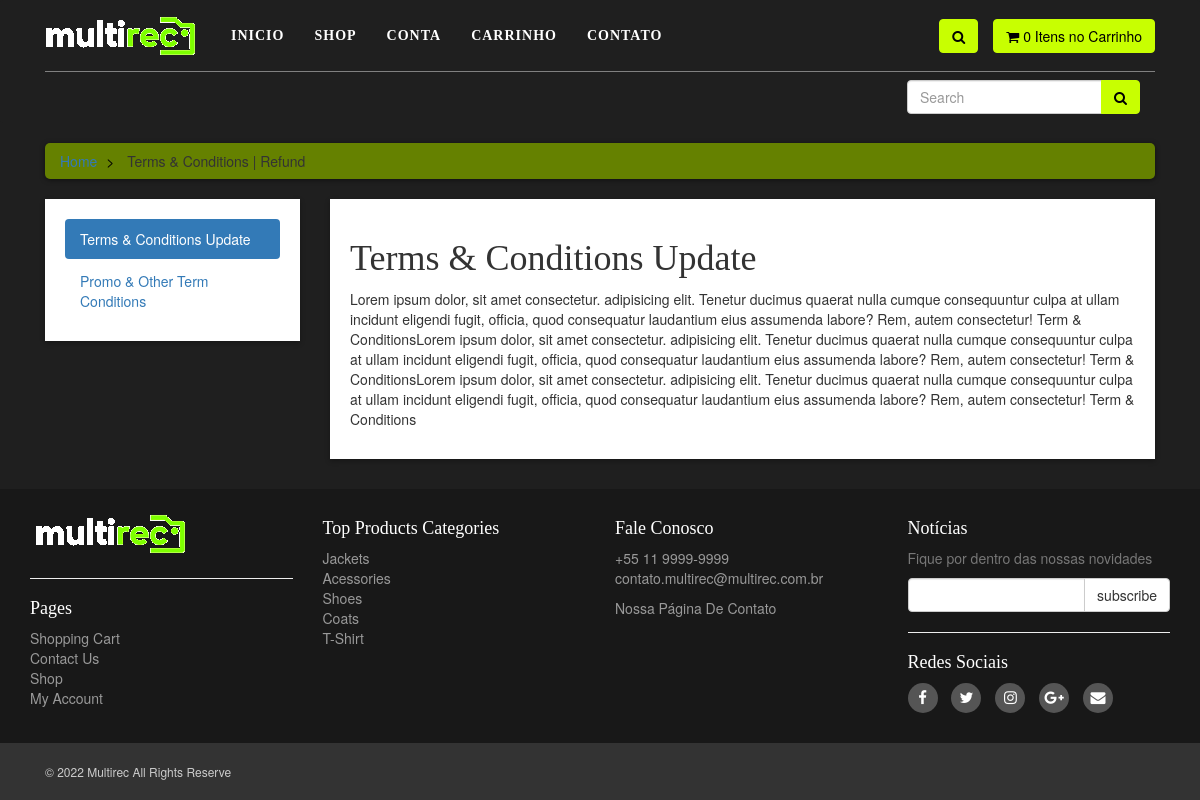
Page /terms.php on the earlier database version.
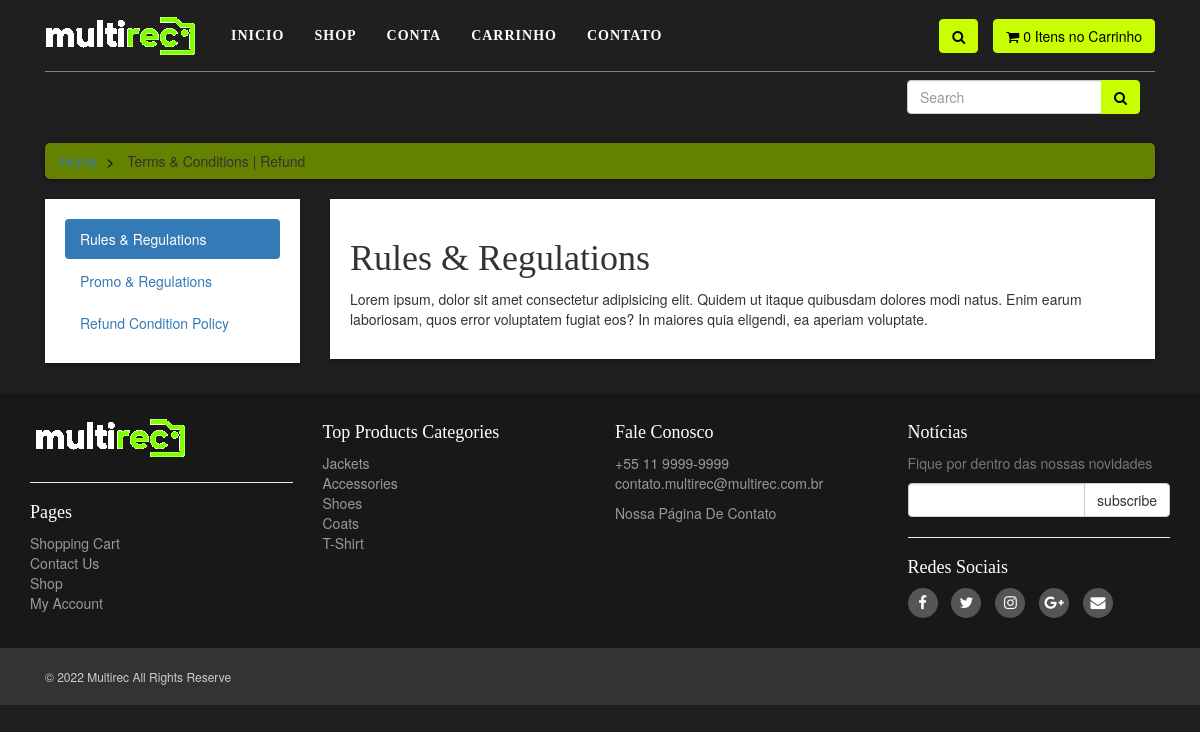
Same page on the later database version.
### tables this page shows
CREATE TABLE `terms` (
  `term_id` int(10) NOT NULL,
  `term_title` varchar(100) NOT NULL,
  `term_link` varchar(100) NOT NULL,
  `term_desc` text NOT NULL
);

CREATE TABLE `product_categories` (
  `p_cat_id` int(10) NOT NULL,
  `p_cat_title` text NOT NULL,
  `p_cat_top` text NOT NULL,
  `p_cat_image` text NOT NULL
);

### terms.php (the view, shortened to what this page needs)
<?php
$active = 'Shop';
include("includes/header.php");
?>
<div id="content">
    <div class="container">
        <div class="col-md-12">
            <ul class="breadcrumb">
                <li>
                    <a href="index.php">Home</a>
                </li>
                <li>
                    Terms & Conditions | Refund
                </li>
            </ul>
        </div>
        <div class="col-md-3">
            <div class="box">
                <ul class="nav nav-pills nav-stacked">
                    <?php
                    $get_terms = "select * from terms LIMIT 0,1";
                    $run_terms = mysqli_query($con, $get_terms);
                    while ($row_terms = mysqli_fetch_array($run_terms)) {
                        $term_title = $row_terms['term_title'];
                        $term_link = $row_terms['term_link'];
                    ?>
                    <li class="active">
                        <a data-toggle="pill" href="#<?php echo $term_link ?>" target="_blank"
                            rel="noopener noreferrer">
                            <?php echo $term_title; ?>
                        </a>
                    </li>
                    <?php } ?>
                    <?php
                    $count_terms = "select * from terms ";
                    $run_count_terms = mysqli_query($con, $count_terms);
                    $count = mysqli_num_rows($run_count_terms);
                    $get_terms = "select * from terms LIMIT 1,$count";
                    $run_terms = mysqli_query($con, $get_terms);
                    while ($row_terms = mysqli_fetch_array($run_terms)) {
                        $term_title = $row_terms['term_title'];
                        $term_link = $row_terms['term_link'];
                    ?>
                    <li>
                        <a data-toggle="pill" href="#<?php echo $term_link ?>" rel="noopener noreferrer">
                            <?php echo $term_title; ?>
                        </a>
                    </li>
                    <?php } ?>
                </ul>
            </div>
        </div>
        <div class="col-md-9">
            <div class="box">
                <div class="tab-content">
                    <?php
                    $get_terms = "select * from terms LIMIT 0,1";
                    $run_terms = mysqli_query($con, $get_terms);
                    while ($row_terms = mysqli_fetch_array($run_terms)) {
                        $term_title = $row_terms['term_title'];
                        $term_desc = $row_terms['term_desc'];
                        $term_link = $row_terms['term_link'];
                    ?>
                    <div id="<?php echo $term_link ?>" class="tab-pane fade in active">
                        <h1 class="tabTitle"><?php echo $term_title ?></h1>
                        <p class="tabDesc"><?php echo $term_desc ?></p>
                    </div>
                    <?php } ?>
                </div>
            </div>
        </div>
    </div>
</div>
<?php
include("includes/footer.php");
?>
</body>
</html>

### includes/header.php (shortened to what this page needs)
<?php
include("functions/functions.php");
?>
<!DOCTYPE html>
<html lang="en">
<head>
    <link rel="stylesheet" href="styles/bootstrap-337.min.css">
    <link rel="stylesheet" href="font-awsome/css/font-awesome.min.css">
    <link rel="stylesheet" href="styles/style.css">
</head>
<body>
    <div id="navbar" class="navbar navbar-dark ">
        <div class="container background">
            <div class="navbar-header">
                <a href="index.php" class="navbar-brand home">
                    <img src="images/logo.png" alt="M-dev-Store Logo" class="hidden-xs">
                </a>
            </div>
            <div class="navbar-collapse collapse" id="navigation">
                <div class="padding-nav ">
                    <ul class="nav navbar-nav  ">
                        <li class="<?php if ($active == 'Home') echo "active"; ?>">
                            <a href="index.php">Inicio</a>
                        </li>
                        <li class="<?php if ($active == 'Shop') echo "active"; ?>">
                            <a href="shop.php">Shop</a>
                        </li>
                        <li class="<?php if ($active == 'Account') echo "active"; ?>">
                            <?php
                            if (!isset($_SESSION['customer_email'])) {
                                echo "<a href='checkout.php'>Conta</a>";
                            } else {
                                echo "<a href='customer/my_account.php?my_orders'>Conta</a>";
                            }
                            ?>
                        </li>
                        <li class="<?php if ($active == 'Cart') echo "active"; ?>">
                            <a href="cart.php">Carrinho</a>
                        </li>
                        <li class="<?php if ($active == 'Contact') echo "active"; ?>">
                            <a href="contact.php">Contato</a>
                        </li>
                    </ul>
                </div>
                <a href="cart.php" class="btn navbar-btn btn-primary right">
                    <i class="fa fa-shopping-cart"></i>
                    <span><?php items(); ?> Itens no Carrinho</span>
                </a>
                <div class="navbar-collapse collapse right">
                    <button class="btn btn-primary navbar-btn" type="button" data-toggle="collapse"
                        data-target="#search">
                        <i class="fa fa-search"></i>
                    </button>
                </div>
                <div class="<?php if ($active != 'Shop') {
                                echo 'collapse';
                            } ?> clearfix" id="search">
                    <form method="get" action="shop.php" class="navbar-form">
                        <div class="input-group">
                            <input type="text" class="form-control" placeholder="Search" name="user_query" required>
                            <span class="input-group-btn">
                                <button type="submit" name="search" value="Search" class="btn btn-primary">
                                    <i class="fa fa-search"></i>
                                </button>
                            </span>
                        </div>
                    </form>
                </div>
            </div>
        </div>
    </div>

### functions/functions.php (shortened to what this page needs)
<?php
$db = mysqli_connect("localhost", "root", "", "ecom_store");
function getRealIpUser()
{
    switch (true) {
        default:
            return $_SERVER['REMOTE_ADDR'];
    }
}
function items()
{
    global $db;
    $ip_add = getRealIpUser();
    $get_items = "select * from cart where ip_add='$ip_add'";
    $run_items = mysqli_query($db, $get_items);
    $count_items = mysqli_num_rows($run_items);
    echo $count_items;
};

### includes/footer.php (shortened to what this page needs)
<div id="footer">
    <div class="container">
        <div class="row">
            <div class="col-sm-6 col-md-3">
                <img src="images/logo.png" alt="">
                <hr>
                <h4>Pages</h4>
                <ul>
                    <li><a href="cart.php">Shopping Cart</a></li>
                    <li><a href="contact.php">Contact Us</a></li>
                    <li><a href="shop.php">Shop</a></li>
                    <li><a href="customer/my_account.php">My Account</a></li>
                </ul>
            </div>
            <div class="col-sm-6 col-md-3">
                <h4>Top Products Categories</h4>
                <ul>
                    <?php
                    $get_p_cats = "select * from product_categories";
                    $run_p_cats = mysqli_query($con, $get_p_cats);
                    while ($row_p_cats = mysqli_fetch_array($run_p_cats)) {
                        $p_cat_title = $row_p_cats['p_cat_title'];
                        echo "
                            <li>
                                <a href='shop.php?p_cat_id'>
                                    $p_cat_title
                                </a>
                            </li>
                            ";
                    }
                    ?>
                </ul>
            </div>
            <div class="col-sm-6 col-md-3">
                <h4>Fale Conosco </h4>
                <ul>
                    <li><a href="#">+55 11 9999-9999</a></li>
                    <li><a href="#">contato.multirec@multirec.com.br</a></li>
                </ul>
                <a href="contact.php">Nossa Página De Contato</a>
            </div>
            <div class="col-sm-6 col-md-3">
                <h4>Notícias</h4>
                <p class="text-muted">
                    Fique por dentro das nossas novidades
                </p>
                <form action="" method="post">
                    <div class="input-group">
                        <input type="text" class="form-control" name="email">
                        <span class="input-group-btn">
                            <input type="submit" value="subscribe" class="btn btn-default">
                        </span>
                    </div>
                </form>
                <hr>
                <h4>Redes Sociais</h4>
                <p class="social">
                    <a href="#" class="fa fa-facebook"></a>
                    <a href="#" class="fa fa-twitter"></a>
                    <a href="#" class="fa fa-instagram"></a>
                    <a href="#" class="fa fa-google-plus"></a>
                    <a href="#" class="fa fa-envelope"></a>
                </p>
            </div>
        </div>
    </div>
</div>
<div id="copyright">
    <div class="container">
        <div class="col-md-6">
            <p class="pull-left">&copy; 2022 Multirec All Rights Reserve</p>
        </div>
    </div>
</div>

### styles/style.css (style rules this page uses)
h1, h2, h3, h4, h5, h6 { font-family: Ageo ; }
body { font-size: 14px; line-height: 1.42857143; color: #333333; background: #1f1f1f; overflow-x: hidden; }
.navbar { background: #ffffff; }
.navbar-collapse .right { float: right; }
.navbar-brand>img { padding-left: 10px; }
.navbar-brand { float: left; padding: 10px 15px; font-size: 18px; line-height: 20px; height: 70px; }
.navbar ul.nav > li > a { text-transform: uppercase; font-weight: bold; font-size: 14px; color: white; }
.padding-nav { padding-top: 10px; }
#search .navbar-form { float: right; }
#search { clear: both; border-top: solid 1px gray; text-align: right; }
#search .navbar-form .input-group { display: table; }
#search .navbar-form .input-group .form-control { width: 100%; }
.box { background: #ffffff; margin: 0 0 30px; border: solid 1px #e6e6e6; box-sizing: border-box; padding: 20px; box-shadow: 0px 2px 5px rgba(0, 0, 0, .3); }
.breadcrumb { padding: 8px 15px; margin-bottom: 20px; background: #658100; border-radius: 5px; box-shadow: 0px 1px 5px rgba(0, 0, 0, .5); }
.breadcrumb> li + li:before { content: ">\00a0"; color: black; }
#footer { background: #181818; padding: 20px 0; }
#footer a { color: #999999; padding: 0; text-decoration: none; }
#footer ul { list-style: none; padding-left: 0px; }
#footer .social { text-align: left; }
#footer .social a { margin: 0px 10px 0px 0px; display: inline-block; color: #ffffff; width: 30px; height: 30px; border-radius: 15px; line-height: 30px; font-size: 15px; text-align: center; vertical-align: bottom; background: #555555; text-decoration: none; }
.col-sm-6 > h4 { color: white; }
#copyright { background: #333333; color: #cccccc; padding: 20px 0px; font-size: 12px; }
#copyright p { margin: 0px; }
.btn-primary { background-color: #c8ff01 !important; border-color: #c8ff01 !important; color: black; }
#navbar { background-color: #1f1f1f; }
.navbar ul.nav > li > a { font-family: Ageo; letter-spacing: 1px; }
.box { border-width: 0px !important; }

Differences in the rows shown:
removed terms: term_title "Terms & Conditions Update", term_desc "Lorem ipsum dolor, sit amet consectetur. adipisicing elit. Tenetur ducimus quaerat nulla cumque consequuntur culpa at ullam incidunt eligendi fugit, officia, quod consequatur laudantium eius assumenda labore? Rem, autem consectetur! Term & ConditionsLorem ipsum dolor, sit amet consectetur. adipisicing elit. Tenetur ducimus quaerat nulla cumque consequuntur culpa at ullam incidunt eligendi fugit, officia, quod consequatur laudantium eius assumenda labore? Rem, autem consectetur! Term & ConditionsLorem ipsum dolor, sit amet consectetur. adipisicing elit. Tenetur ducimus quaerat nulla cumque consequuntur culpa at ullam incidunt eligendi fugit, officia, quod consequatur laudantium eius…"
removed terms: term_title "Promo & Other Term Conditions"
added terms: term_title "Rules & Regulations", term_desc "Lorem ipsum, dolor sit amet consectetur adipisicing elit. Quidem ut itaque quibusdam dolores modi natus. Enim earum laboriosam, quos error voluptatem fugiat eos? In maiores quia eligendi, ea aperiam voluptate."
added terms: term_title "Promo & Regulations"
added terms: term_title "Refund Condition Policy"
changed product_categories: p_cat_title "Acessories" → "Accessories"
